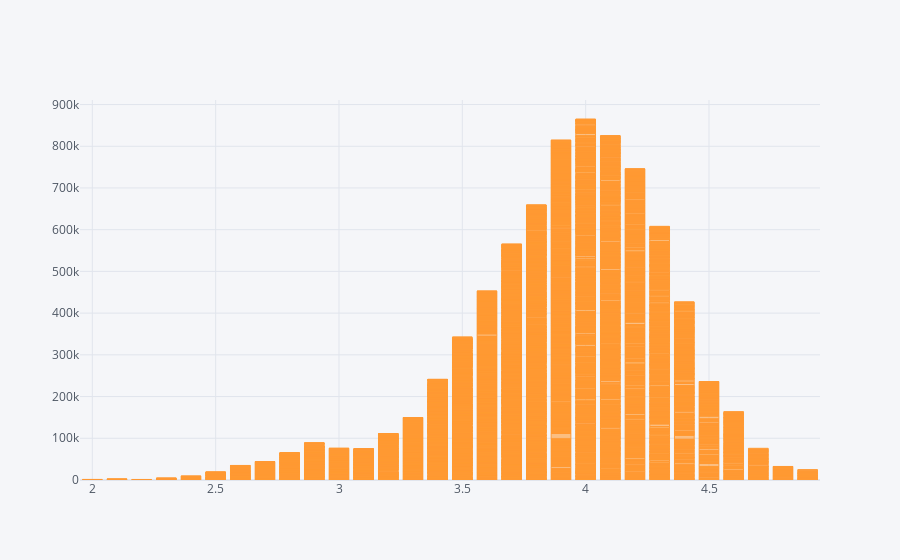

Notebook cell for this chart:
### Markdown cell above
### Bar chart between RATING & COST

### Code cell
df.iplot(kind="bar",x="RATING",y="COST")

### Figure 1 — Plotly figure (JSON) as saved in the notebook; plotly's stock layout.template omitted (floating-point values rounded to 4 significant figures; data arrays with more than 128 entries replaced by an {"elided": "..."} marker saying what was removed)
{"data": [{"marker": {"color": "rgba(255, 153, 51, 0.6)", "line": {"color": "rgba(255, 153, 51, 1.0)", "width": 1}}, "name": "COST", "orientation": "v", "text": "", "type": "bar", "x": {"elided": "11372 float values"}, "y": {"elided": "11372 int values"}}], "layout": {"legend": {"bgcolor": "#F5F6F9", "font": {"color": "#4D5663"}}, "paper_bgcolor": "#F5F6F9", "plot_bgcolor": "#F5F6F9", "title": {"font": {"color": "#4D5663"}}, "xaxis": {"gridcolor": "#E1E5ED", "showgrid": true, "tickfont": {"color": "#4D5663"}, "title": {"font": {"color": "#4D5663"}, "text": ""}, "zerolinecolor": "#E1E5ED"}, "yaxis": {"gridcolor": "#E1E5ED", "showgrid": true, "tickfont": {"color": "#4D5663"}, "title": {"font": {"color": "#4D5663"}, "text": ""}, "zerolinecolor": "#E1E5ED"}}}
